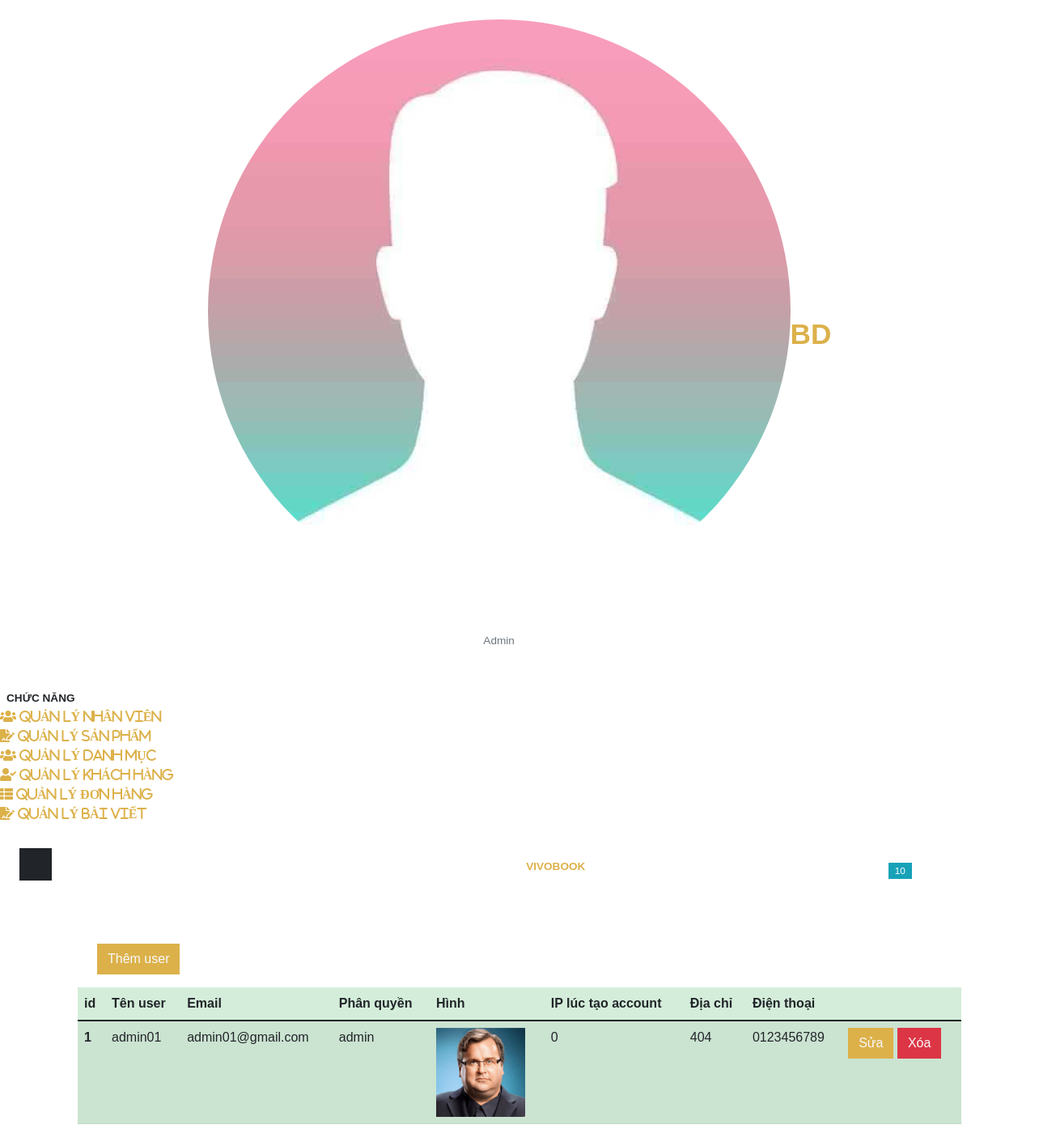
The app's page /admin.php?employee (signed in) with its own data.
### tables this page shows
CREATE TABLE `user` (
  `id_user` int(11) NOT NULL,
  `name` varchar(255) NOT NULL,
  `email` varchar(255) NOT NULL,
  `password` varchar(255) NOT NULL,
  `user_type` varchar(255) NOT NULL DEFAULT 'user',
  `image` varchar(255) NOT NULL,
  `ip_user` varchar(255) NOT NULL,
  `address` varchar(255) NOT NULL,
  `phone` varchar(255) NOT NULL
);

### employee.php (the view, shortened to what this page needs)
<?php
include('includes/connect.php');
?>
    <div class="container">
    <button class="btn btn-primary my-3"><a href="insert_user.php" class="text-light">Thêm user</a></button>
    </div>
    <table class="table table-success table-striped">
    <thead>
    <tr>
      <th scope="col">id</th>
      <th scope="col">Tên user</th>
      <th scope="col">Email</th>
      <th scope="col">Phân quyền</th>
      <th scope="col">Hình</th>
      <th scope="col">IP lúc tạo account</th>
      <th scope="col">Địa chỉ</th>
      <th scope="col">Điện thoại</th>
      <th scope="col"> </th>
    </tr>
    </thead>
    <tbody>
    <?php
    $select_query="SELECT * FROM `user` WHERE user_type='admin'";
    $result_query=mysqli_query($con,$select_query);
    while($row=mysqli_fetch_array($result_query)){
      $id_user=$row['id_user'];
      $name=$row['name'];
      $email=$row['email'];
      $user_type=$row['user_type'];
      $image=$row['image'];
      $ip_user=$row['ip_user'];
      $address=$row['address'];
      $phone=$row['phone'];
      echo " <tr>
        <th scope='row'>$id_user</th>
        <td>$name</td>
        <td>$email</td>
        <td>$user_type</td>
        <td><img src='img/user/$image' alt='$image' width='110' height '110'></td>
        <td>$ip_user</td>
        <td>$address</td>
        <td>$phone</td>
        <td>
          <button class='btn btn-primary'><a href='update_user.php?updateid=$id_user' class='text-light'>Sửa</a></button>
          <button class='btn btn-danger'><a href='delete_user.php?deleteid=$id_user' class='text-light'>Xóa</a></button>
        </td>
      </tr>";
    }
    ?>
    </tbody>
    </table>

### admin.php (shortened to what this page needs)
<?php
include('includes/connect.php');
?>
<!DOCTYPE html>
<html>
  <head>
    <link rel="stylesheet" href="https://cdnjs.cloudflare.com/ajax/libs/font-awesome/6.2.0/css/all.min.css" />
    <link href="https://cdn.jsdelivr.net/npm/bootstrap@5.2.2/dist/css/bootstrap.min.css" rel="stylesheet">
    <link rel="stylesheet" href="vendor_admin/choices.js/public/assets/styles/choices.min.css">
    <link rel="stylesheet" href="vendor_admin/overlayscrollbars/css/OverlayScrollbars.min.css">
    <link rel="stylesheet" href="css_admin/style.default.css" id="theme-stylesheet">
    <link rel="stylesheet" href="css_admin/custom.css">
    <link rel="stylesheet" href="css_admin/css.css">
  </head>
  <body>
    <nav class="side-navbar">
      <div class="sidebar-header d-flex align-items-center justify-content-center p-4 mb-4">
        <div class="sidenav-header-inner text-center"><img class="img-fluid rounded-circle avatar mb-3" src="img/avatar-trang.jpg" alt="avatar">
          <h2 class="h5 text-white text-uppercase mb-0">Admin</h2>
          <p class="text-sm mb-0 text-muted">Admin</p>
        </div>
        <a class="brand-small text-center" href="admin.php">
          <p class="h1 m-0">BD</p></a>
      </div>
      <span class="text-uppercase text-white-500 text-sm fw-bold letter-spacing-0 mx-lg-2 heading">CHỨC NĂNG</span>
      <ul class="list-unstyled">
        <li class="sidebar-item"><a class="sidebar-link" href="admin.php?employee">
        <i class="fas fa-users"> QUẢN LÝ NHÂN VIÊN</i></a></li>
        <li class="sidebar-item"><a class="sidebar-link" href="admin.php?product">
        <i class="fas fa-file-signature"> QUẢN LÝ SẢN PHẨM</i></a></li>
        <li class="sidebar-item"><a class="sidebar-link" href="admin.php?category">
        <i class="fas fa-users"> QUẢN LÝ DANH MỤC</i></a></li>
        <li class="sidebar-item"><a class="sidebar-link" href="admin.php?user">
        <i class="fas fa-user-check"> QUẢN LÝ KHÁCH HÀNG</i></a></li>
        <li class="sidebar-item"><a class="sidebar-link" href="admin.php?order">
        <i class="fas fa-th-list"> QUẢN LÝ ĐƠN HÀNG</i></a></li>
        <li class="sidebar-item"><a class="sidebar-link" href="admin.php?post">
        <i class="fas fa-file-signature"> QUẢN LÝ BÀI VIẾT</i></a></li>
    </nav>
    <div class="page">
      <header class="header">
        <nav class="navbar">
          <div class="container-fluid">
            <div class="d-flex align-items-center justify-content-between w-100">
              <div class="d-flex align-items-center"><a class="menu-btn d-flex align-items-center justify-content-center p-2 bg-gray-900" id="toggle-btn" href="admin.php">
                  <svg class="svg-icon svg-icon-sm svg-icon-heavy text-white">
                    <use xlink:href="#menu-1"> </use>
                  </svg></a><a class="navbar-brand ms-2" href="admin.php">
                  <div class="brand-text d-none d-md-inline-block text-uppercase letter-spacing-0"><span class="text-white fw-normal text-xs">Welcome to </span><strong class="text-primary text-sm"> Vivobook</strong></div></a></div>
              <ul class="nav-menu mb-0 list-unstyled d-flex flex-md-row align-items-md-center">
                <li class="nav-item dropdown"> <a class="nav-link text-white position-relative" id="messages" rel="nofollow" data-bs-target="#" href="#" data-bs-toggle="dropdown" aria-haspopup="true" aria-expanded="false">
                    <svg class="svg-icon svg-icon-xs svg-icon-heavy">
                      <use xlink:href="#envelope-1"> </use>
                    </svg><span class="badge bg-info">10</span></a>
                </li>
                <li class="nav-item"><a class="nav-link text-white text-sm ps-0" href="logout.php"> <span class="d-none d-sm-inline-block">Đăng xuất</span>
                    <svg class="svg-icon svg-icon-xs svg-icon-heavy">
                      <use xlink:href="#security-1"> </use>
                    </svg></a></li>
              </ul>
            </div>
          </div>
        </nav>
      </header>
    <div class="container my-5">
      <?php
      if(isset($_GET['employee'])){
        include('employee.php');
      }
      ?>
    </div>
    <link rel="stylesheet" href="https://use.fontawesome.com/releases/v5.7.1/css/all.css">
  </body>
</html>

### records on screen
user: id_user "1", name "admin01", email "admin01@gmail.com", user_type "admin", image (picture), ip_user "0", address "404", phone "0123456789"
